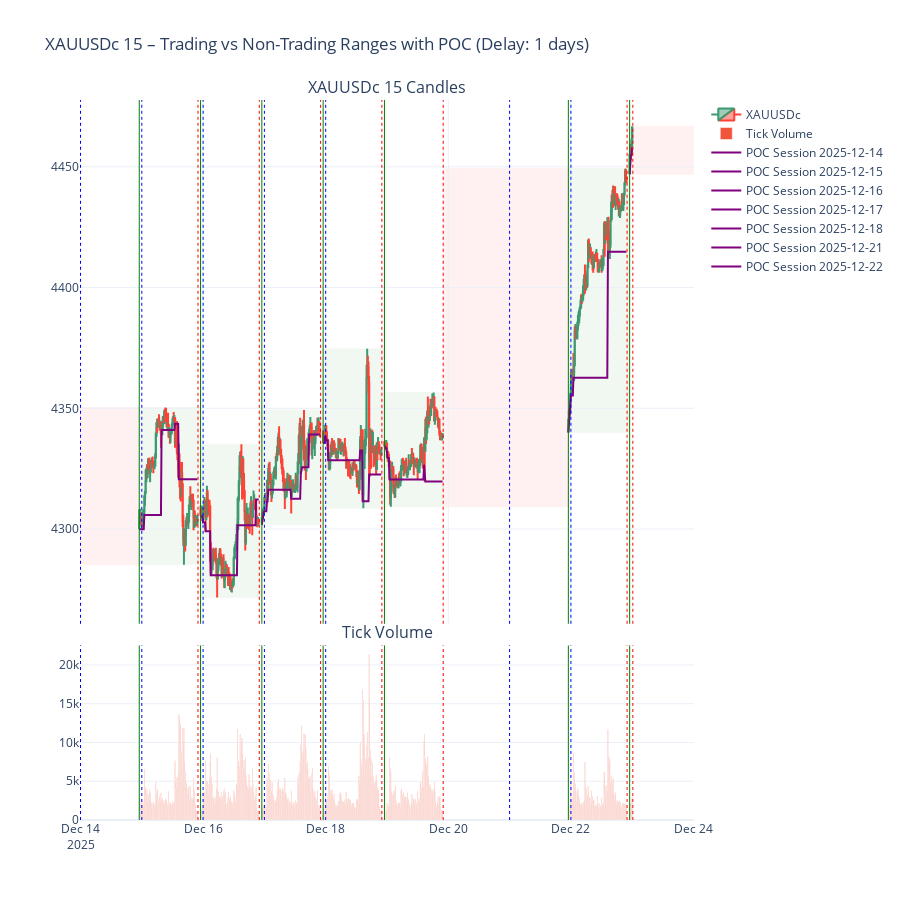

Notebook cell for this chart:
### Code cell
import MetaTrader5 as mt5
import pandas as pd
import pytz
from datetime import datetime, timedelta
from plotly.subplots import make_subplots
import plotly.graph_objects as go
import numpy as np

# -------------------------------------------------
# PARAMETERS
# -------------------------------------------------
symbol = "XAUUSDc"
timeframe = mt5.TIMEFRAME_M15   # can be any MT5 timeframe
lookback_days = 10              # number of days to look back
delay_days = 1                 # adjustable delay (days back from today)
utc_timezone = pytz.UTC

# -------------------------------------------------
# HELPER: Convert MT5 timeframe to timedelta
# -------------------------------------------------
def timeframe_to_timedelta(tf):
    mapping = {
        mt5.TIMEFRAME_M1: timedelta(minutes=1),
        mt5.TIMEFRAME_M2: timedelta(minutes=2),
        mt5.TIMEFRAME_M3: timedelta(minutes=3),
        mt5.TIMEFRAME_M4: timedelta(minutes=4),
        mt5.TIMEFRAME_M5: timedelta(minutes=5),
        mt5.TIMEFRAME_M6: timedelta(minutes=6),
        mt5.TIMEFRAME_M10: timedelta(minutes=10),
        mt5.TIMEFRAME_M12: timedelta(minutes=12),
        mt5.TIMEFRAME_M15: timedelta(minutes=15),
        mt5.TIMEFRAME_M20: timedelta(minutes=20),
        mt5.TIMEFRAME_M30: timedelta(minutes=30),
        mt5.TIMEFRAME_H1: timedelta(hours=1),
        mt5.TIMEFRAME_H2: timedelta(hours=2),
        mt5.TIMEFRAME_H3: timedelta(hours=3),
        mt5.TIMEFRAME_H4: timedelta(hours=4),
        mt5.TIMEFRAME_H6: timedelta(hours=6),
        mt5.TIMEFRAME_H8: timedelta(hours=8),
        mt5.TIMEFRAME_H12: timedelta(hours=12),
        mt5.TIMEFRAME_D1: timedelta(days=1),
        mt5.TIMEFRAME_W1: timedelta(weeks=1),
        mt5.TIMEFRAME_MN1: timedelta(days=30),
    }
    return mapping.get(tf, timedelta(hours=1))  # default 1 hour

# -------------------------------------------------
# INITIALIZE MT5
# -------------------------------------------------
if not mt5.initialize():
    raise RuntimeError(f"MT5 initialization failed: {mt5.last_error()}")

if not mt5.symbol_select(symbol, True):
    mt5.shutdown()
    raise RuntimeError(f"Symbol not available: {symbol}")

# -------------------------------------------------
# FETCH DATA RANGE WITH DELAY
# -------------------------------------------------
utc_now = datetime.now(utc_timezone).replace(hour=0, minute=0, second=0, microsecond=0)
utc_now -= timedelta(days=delay_days)  # shift to yesterday or adjustable delay
utc_from = utc_now - timedelta(days=lookback_days)  # lookback window

rates = mt5.copy_rates_range(symbol, timeframe, utc_from, utc_now)
mt5.shutdown()

if rates is None or len(rates) == 0:
    raise RuntimeError("No data returned from MT5")

df = pd.DataFrame(rates)
df["time"] = pd.to_datetime(df["time"], unit="s", utc=True)
df.set_index("time", inplace=True)
df.sort_index(inplace=True)

# -------------------------------------------------
# DETECT TRADING SESSIONS
# -------------------------------------------------
candle_delta = timeframe_to_timedelta(timeframe)
df["gap"] = df.index.to_series().diff() > candle_delta
df["session"] = df["gap"].cumsum()

trading_sessions = []
non_trading_gaps = []

# Trading sessions: consecutive candles
for session_id, group in df.groupby("session"):
    trading_sessions.append({
        "x0": group.index.min(),
        "x1": group.index.max() + candle_delta,  # include last candle
        "y0": group["low"].min(),
        "y1": group["high"].max(),
        "df": group  # store session dataframe for POC calculation
    })

# Non-trading gaps between sessions
for i in range(len(trading_sessions) - 1):
    gap_start = trading_sessions[i]["x1"]
    gap_end = trading_sessions[i + 1]["x0"]
    if gap_start < gap_end:
        non_trading_gaps.append({
            "x0": gap_start,
            "x1": gap_end,
            "y0": min(trading_sessions[i]["y0"], trading_sessions[i+1]["y0"]),
            "y1": max(trading_sessions[i]["y1"], trading_sessions[i+1]["y1"])
        })

# Gaps before first session and after last session
first_candle = trading_sessions[0]
last_candle = trading_sessions[-1]
day_start = datetime.combine(first_candle["x0"].date(), datetime.min.time()).replace(tzinfo=utc_timezone)
day_end = datetime.combine(last_candle["x1"].date(), datetime.max.time()).replace(tzinfo=utc_timezone)

if day_start < first_candle["x0"]:
    non_trading_gaps.insert(0, {"x0": day_start, "x1": first_candle["x0"], "y0": first_candle["y0"], "y1": first_candle["y1"]})
if last_candle["x1"] < day_end:
    non_trading_gaps.append({"x0": last_candle["x1"], "x1": day_end, "y0": last_candle["y0"], "y1": last_candle["y1"]})

# -------------------------------------------------
# PLOTLY FIGURE
# -------------------------------------------------
fig = make_subplots(
    rows=2,
    cols=1,
    shared_xaxes=True,
    vertical_spacing=0.03,
    row_heights=[0.75, 0.25],
    subplot_titles=(f"{symbol} {timeframe} Candles", "Tick Volume")
)

# Candlesticks
fig.add_trace(
    go.Candlestick(
        x=df.index,
        open=df["open"],
        high=df["high"],
        low=df["low"],
        close=df["close"],
        name=symbol
    ),
    row=1,
    col=1
)

# Tick volume
fig.add_trace(
    go.Bar(
        x=df.index,
        y=df["tick_volume"],
        name="Tick Volume"
    ),
    row=2,
    col=1
)

# Trading sessions (green rectangles)
for session in trading_sessions:
    fig.add_shape(
        type="rect",
        x0=session["x0"],
        x1=session["x1"],
        y0=session["y0"],
        y1=session["y1"],
        line=dict(color="green", width=1),
        fillcolor="green",
        opacity=0.05,
        layer="below"
    )

# Non-trading gaps (red rectangles)
for gap in non_trading_gaps:
    fig.add_shape(
        type="rect",
        x0=gap["x0"],
        x1=gap["x1"],
        y0=gap["y0"],
        y1=gap["y1"],
        line=dict(color="red", width=1),
        fillcolor="red",
        opacity=0.05,
        layer="below"
    )

# -------------------------------------------------
# VERTICAL LINES: session start, session end, 0:00 UTC (all panes)
# -------------------------------------------------
for session in trading_sessions:
    session_start = session["x0"]
    session_end = session["x1"]
    day_midnight = datetime.combine(session_start.date(), datetime.min.time()).replace(tzinfo=utc_timezone)

    fig.add_vline(x=day_midnight, line=dict(color="blue", width=1, dash="dot"), row="all", col=1)
    fig.add_vline(x=session_start, line=dict(color="green", width=1, dash="solid"), row="all", col=1)
    fig.add_vline(x=session_end, line=dict(color="red", width=1, dash="dot"), row="all", col=1)

# -------------------------------------------------
# DEVELOPING POC (Point of Control)
# -------------------------------------------------
for session in trading_sessions:
    sess_df = session["df"]
    poc_prices = []  # track developing POC
    poc_times = []

    # Compute cumulative tick volume per price level
    cumulative_volume = {}
    for idx, row in sess_df.iterrows():
        # approximate POC using candle high-low with tick volume distributed evenly
        price_levels = np.linspace(row["low"], row["high"], num=10)  # 10 levels per candle
        vol_per_level = row["tick_volume"] / len(price_levels)
        for price in price_levels:
            cumulative_volume[price] = cumulative_volume.get(price, 0) + vol_per_level
        # find current POC
        poc_price = max(cumulative_volume, key=cumulative_volume.get)
        poc_prices.append(poc_price)
        poc_times.append(idx)

    # Plot developing POC as line
    fig.add_trace(
        go.Scatter(
            x=poc_times,
            y=poc_prices,
            mode="lines",
            line=dict(color="purple", width=2),
            name=f"POC Session {session['x0'].date()}"
        ),
        row=1,
        col=1
    )

# -------------------------------------------------
# LAYOUT
# -------------------------------------------------
fig.update_layout(
    title=f"{symbol} {timeframe} – Trading vs Non-Trading Ranges with POC (Delay: {delay_days} days)",
    height=900,
    xaxis_rangeslider_visible=False,
    showlegend=True,
    template="plotly_white"
)

fig.show()

### Figure 1 — Plotly figure (JSON) as saved in the notebook; plotly's stock layout.template omitted (floating-point values rounded to 4 significant figures; data arrays with more than 128 entries replaced by an {"elided": "..."} marker saying what was removed)
{"data": [{"close": {"elided": "557 float values"}, "high": {"elided": "557 float values"}, "low": {"elided": "557 float values"}, "name": "XAUUSDc", "open": {"elided": "557 float values"}, "type": "candlestick", "x": {"elided": "557 str values"}, "xaxis": "x", "yaxis": "y"}, {"name": "Tick Volume", "type": "bar", "x": {"elided": "557 str values"}, "xaxis": "x2", "y": {"elided": "557 int values"}, "yaxis": "y2"}, {"line": {"color": "purple", "width": 2}, "mode": "lines", "name": "POC Session 2025-12-14", "type": "scatter", "x": ["2025-12-14T23:00:00+00:00", "2025-12-14T23:15:00+00:00", "2025-12-14T23:30:00+00:00", "2025-12-14T23:45:00+00:00", "2025-12-15T00:00:00+00:00", "2025-12-15T00:15:00+00:00", "2025-12-15T00:30:00+00:00", "2025-12-15T00:45:00+00:00", "2025-12-15T01:00:00+00:00", "2025-12-15T01:15:00+00:00", "2025-12-15T01:30:00+00:00", "2025-12-15T01:45:00+00:00", "2025-12-15T02:00:00+00:00", "2025-12-15T02:15:00+00:00", "2025-12-15T02:30:00+00:00", "2025-12-15T02:45:00+00:00", "2025-12-15T03:00:00+00:00", "2025-12-15T03:15:00+00:00", "2025-12-15T03:30:00+00:00", "2025-12-15T03:45:00+00:00", "2025-12-15T04:00:00+00:00", "2025-12-15T04:15:00+00:00", "2025-12-15T04:30:00+00:00", "2025-12-15T04:45:00+00:00", "2025-12-15T05:00:00+00:00", "2025-12-15T05:15:00+00:00", "2025-12-15T05:30:00+00:00", "2025-12-15T05:45:00+00:00", "2025-12-15T06:00:00+00:00", "2025-12-15T06:15:00+00:00", "2025-12-15T06:30:00+00:00", "2025-12-15T06:45:00+00:00", "2025-12-15T07:00:00+00:00", "2025-12-15T07:15:00+00:00", "2025-12-15T07:30:00+00:00", "2025-12-15T07:45:00+00:00", "2025-12-15T08:00:00+00:00", "2025-12-15T08:15:00+00:00", "2025-12-15T08:30:00+00:00", "2025-12-15T08:45:00+00:00", "2025-12-15T09:00:00+00:00", "2025-12-15T09:15:00+00:00", "2025-12-15T09:30:00+00:00", "2025-12-15T09:45:00+00:00", "2025-12-15T10:00:00+00:00", "2025-12-15T10:15:00+00:00", "2025-12-15T10:30:00+00:00", "2025-12-15T10:45:00+00:00", "2025-12-15T11:00:00+00:00", "2025-12-15T11:15:00+00:00", "2025-12-15T11:30:00+00:00", "2025-12-15T11:45:00+00:00", "2025-12-15T12:00:00+00:00", "2025-12-15T12:15:00+00:00", "2025-12-15T12:30:00+00:00", "2025-12-15T12:45:00+00:00", "2025-12-15T13:00:00+00:00", "2025-12-15T13:15:00+00:00", "2025-12-15T13:30:00+00:00", "2025-12-15T13:45:00+00:00", "2025-12-15T14:00:00+00:00", "2025-12-15T14:15:00+00:00", "2025-12-15T14:30:00+00:00", "2025-12-15T14:45:00+00:00", "2025-12-15T15:00:00+00:00", "2025-12-15T15:15:00+00:00", "2025-12-15T15:30:00+00:00", "2025-12-15T15:45:00+00:00", "2025-12-15T16:00:00+00:00", "2025-12-15T16:15:00+00:00", "2025-12-15T16:30:00+00:00", "2025-12-15T16:45:00+00:00", "2025-12-15T17:00:00+00:00", "2025-12-15T17:15:00+00:00", "2025-12-15T17:30:00+00:00", "2025-12-15T17:45:00+00:00", "2025-12-15T18:00:00+00:00", "2025-12-15T18:15:00+00:00", "2025-12-15T18:30:00+00:00", "2025-12-15T18:45:00+00:00", "2025-12-15T19:00:00+00:00", "2025-12-15T19:15:00+00:00", "2025-12-15T19:30:00+00:00", "2025-12-15T19:45:00+00:00", "2025-12-15T20:00:00+00:00", "2025-12-15T20:15:00+00:00", "2025-12-15T20:30:00+00:00", "2025-12-15T20:45:00+00:00", "2025-12-15T21:00:00+00:00", "2025-12-15T21:15:00+00:00", "2025-12-15T21:30:00+00:00", "2025-12-15T21:45:00+00:00"], "xaxis": "x", "y": [4300.0, 4300.0, 4300.0, 4300.0, 4300.0, 4300.0, 4300.0, 4300.0, 4306.0, 4306.0, 4306.0, 4306.0, 4306.0, 4306.0, 4306.0, 4306.0, 4306.0, 4306.0, 4306.0, 4306.0, 4306.0, 4306.0, 4306.0, 4306.0, 4306.0, 4306.0, 4306.0, 4306.0, 4306.0, 4306.0, 4306.0, 4306.0, 4306.0, 4306.0, 4306.0, 4341.0, 4341.0, 4341.0, 4341.0, 4341.0, 4341.0, 4341.0, 4341.0, 4341.0, 4341.0, 4341.0, 4341.0, 4341.0, 4341.0, 4341.0, 4341.0, 4341.0, 4341.0, 4341.0, 4341.0, 4341.0, 4344.0, 4344.0, 4344.0, 4344.0, 4344.0, 4344.0, 4321.0, 4321.0, 4321.0, 4321.0, 4321.0, 4321.0, 4321.0, 4321.0, 4321.0, 4321.0, 4321.0, 4321.0, 4321.0, 4321.0, 4321.0, 4321.0, 4321.0, 4321.0, 4321.0, 4321.0, 4321.0, 4321.0, 4321.0, 4321.0, 4321.0, 4321.0, 4321.0, 4321.0, 4321.0, 4321.0], "yaxis": "y"}, {"line": {"color": "purple", "width": 2}, "mode": "lines", "name": "POC Session 2025-12-15", "type": "scatter", "x": ["2025-12-15T23:00:00+00:00", "2025-12-15T23:15:00+00:00", "2025-12-15T23:30:00+00:00", "2025-12-15T23:45:00+00:00", "2025-12-16T00:00:00+00:00", "2025-12-16T00:15:00+00:00", "2025-12-16T00:30:00+00:00", "2025-12-16T00:45:00+00:00", "2025-12-16T01:00:00+00:00", "2025-12-16T01:15:00+00:00", "2025-12-16T01:30:00+00:00", "2025-12-16T01:45:00+00:00", "2025-12-16T02:00:00+00:00", "2025-12-16T02:15:00+00:00", "2025-12-16T02:30:00+00:00", "2025-12-16T02:45:00+00:00", "2025-12-16T03:00:00+00:00", "2025-12-16T03:15:00+00:00", "2025-12-16T03:30:00+00:00", "2025-12-16T03:45:00+00:00", "2025-12-16T04:00:00+00:00", "2025-12-16T04:15:00+00:00", "2025-12-16T04:30:00+00:00", "2025-12-16T04:45:00+00:00", "2025-12-16T05:00:00+00:00", "2025-12-16T05:15:00+00:00", "2025-12-16T05:30:00+00:00", "2025-12-16T05:45:00+00:00", "2025-12-16T06:00:00+00:00", "2025-12-16T06:15:00+00:00", "2025-12-16T06:30:00+00:00", "2025-12-16T06:45:00+00:00", "2025-12-16T07:00:00+00:00", "2025-12-16T07:15:00+00:00", "2025-12-16T07:30:00+00:00", "2025-12-16T07:45:00+00:00", "2025-12-16T08:00:00+00:00", "2025-12-16T08:15:00+00:00", "2025-12-16T08:30:00+00:00", "2025-12-16T08:45:00+00:00", "2025-12-16T09:00:00+00:00", "2025-12-16T09:15:00+00:00", "2025-12-16T09:30:00+00:00", "2025-12-16T09:45:00+00:00", "2025-12-16T10:00:00+00:00", "2025-12-16T10:15:00+00:00", "2025-12-16T10:30:00+00:00", "2025-12-16T10:45:00+00:00", "2025-12-16T11:00:00+00:00", "2025-12-16T11:15:00+00:00", "2025-12-16T11:30:00+00:00", "2025-12-16T11:45:00+00:00", "2025-12-16T12:00:00+00:00", "2025-12-16T12:15:00+00:00", "2025-12-16T12:30:00+00:00", "2025-12-16T12:45:00+00:00", "2025-12-16T13:00:00+00:00", "2025-12-16T13:15:00+00:00", "2025-12-16T13:30:00+00:00", "2025-12-16T13:45:00+00:00", "2025-12-16T14:00:00+00:00", "2025-12-16T14:15:00+00:00", "2025-12-16T14:30:00+00:00", "2025-12-16T14:45:00+00:00", "2025-12-16T15:00:00+00:00", "2025-12-16T15:15:00+00:00", "2025-12-16T15:30:00+00:00", "2025-12-16T15:45:00+00:00", "2025-12-16T16:00:00+00:00", "2025-12-16T16:15:00+00:00", "2025-12-16T16:30:00+00:00", "2025-12-16T16:45:00+00:00", "2025-12-16T17:00:00+00:00", "2025-12-16T17:15:00+00:00", "2025-12-16T17:30:00+00:00", "2025-12-16T17:45:00+00:00", "2025-12-16T18:00:00+00:00", "2025-12-16T18:15:00+00:00", "2025-12-16T18:30:00+00:00", "2025-12-16T18:45:00+00:00", "2025-12-16T19:00:00+00:00", "2025-12-16T19:15:00+00:00", "2025-12-16T19:30:00+00:00", "2025-12-16T19:45:00+00:00", "2025-12-16T20:00:00+00:00", "2025-12-16T20:15:00+00:00", "2025-12-16T20:30:00+00:00", "2025-12-16T20:45:00+00:00", "2025-12-16T21:00:00+00:00", "2025-12-16T21:15:00+00:00", "2025-12-16T21:30:00+00:00", "2025-12-16T21:45:00+00:00"], "xaxis": "x", "y": [4305.0, 4305.0, 4305.0, 4305.0, 4303.0, 4303.0, 4303.0, 4303.0, 4299.0, 4299.0, 4299.0, 4299.0, 4299.0, 4299.0, 4299.0, 4299.0, 4281.0, 4281.0, 4281.0, 4281.0, 4281.0, 4281.0, 4281.0, 4281.0, 4281.0, 4281.0, 4281.0, 4281.0, 4281.0, 4281.0, 4281.0, 4281.0, 4281.0, 4281.0, 4281.0, 4281.0, 4281.0, 4281.0, 4281.0, 4281.0, 4281.0, 4281.0, 4281.0, 4281.0, 4281.0, 4281.0, 4281.0, 4281.0, 4281.0, 4281.0, 4281.0, 4281.0, 4281.0, 4281.0, 4281.0, 4281.0, 4281.0, 4281.0, 4302.0, 4302.0, 4302.0, 4302.0, 4302.0, 4302.0, 4302.0, 4302.0, 4302.0, 4302.0, 4302.0, 4302.0, 4302.0, 4302.0, 4302.0, 4302.0, 4302.0, 4302.0, 4302.0, 4302.0, 4302.0, 4302.0, 4302.0, 4302.0, 4302.0, 4302.0, 4302.0, 4302.0, 4302.0, 4312.0, 4312.0, 4312.0, 4312.0, 4312.0], "yaxis": "y"}, {"line": {"color": "purple", "width": 2}, "mode": "lines", "name": "POC Session 2025-12-16", "type": "scatter", "x": ["2025-12-16T23:00:00+00:00", "2025-12-16T23:15:00+00:00", "2025-12-16T23:30:00+00:00", "2025-12-16T23:45:00+00:00", "2025-12-17T00:00:00+00:00", "2025-12-17T00:15:00+00:00", "2025-12-17T00:30:00+00:00", "2025-12-17T00:45:00+00:00", "2025-12-17T01:00:00+00:00", "2025-12-17T01:15:00+00:00", "2025-12-17T01:30:00+00:00", "2025-12-17T01:45:00+00:00", "2025-12-17T02:00:00+00:00", "2025-12-17T02:15:00+00:00", "2025-12-17T02:30:00+00:00", "2025-12-17T02:45:00+00:00", "2025-12-17T03:00:00+00:00", "2025-12-17T03:15:00+00:00", "2025-12-17T03:30:00+00:00", "2025-12-17T03:45:00+00:00", "2025-12-17T04:00:00+00:00", "2025-12-17T04:15:00+00:00", "2025-12-17T04:30:00+00:00", "2025-12-17T04:45:00+00:00", "2025-12-17T05:00:00+00:00", "2025-12-17T05:15:00+00:00", "2025-12-17T05:30:00+00:00", "2025-12-17T05:45:00+00:00", "2025-12-17T06:00:00+00:00", "2025-12-17T06:15:00+00:00", "2025-12-17T06:30:00+00:00", "2025-12-17T06:45:00+00:00", "2025-12-17T07:00:00+00:00", "2025-12-17T07:15:00+00:00", "2025-12-17T07:30:00+00:00", "2025-12-17T07:45:00+00:00", "2025-12-17T08:00:00+00:00", "2025-12-17T08:15:00+00:00", "2025-12-17T08:30:00+00:00", "2025-12-17T08:45:00+00:00", "2025-12-17T09:00:00+00:00", "2025-12-17T09:15:00+00:00", "2025-12-17T09:30:00+00:00", "2025-12-17T09:45:00+00:00", "2025-12-17T10:00:00+00:00", "2025-12-17T10:15:00+00:00", "2025-12-17T10:30:00+00:00", "2025-12-17T10:45:00+00:00", "2025-12-17T11:00:00+00:00", "2025-12-17T11:15:00+00:00", "2025-12-17T11:30:00+00:00", "2025-12-17T11:45:00+00:00", "2025-12-17T12:00:00+00:00", "2025-12-17T12:15:00+00:00", "2025-12-17T12:30:00+00:00", "2025-12-17T12:45:00+00:00", "2025-12-17T13:00:00+00:00", "2025-12-17T13:15:00+00:00", "2025-12-17T13:30:00+00:00", "2025-12-17T13:45:00+00:00", "2025-12-17T14:00:00+00:00", "2025-12-17T14:15:00+00:00", "2025-12-17T14:30:00+00:00", "2025-12-17T14:45:00+00:00", "2025-12-17T15:00:00+00:00", "2025-12-17T15:15:00+00:00", "2025-12-17T15:30:00+00:00", "2025-12-17T15:45:00+00:00", "2025-12-17T16:00:00+00:00", "2025-12-17T16:15:00+00:00", "2025-12-17T16:30:00+00:00", "2025-12-17T16:45:00+00:00", "2025-12-17T17:00:00+00:00", "2025-12-17T17:15:00+00:00", "2025-12-17T17:30:00+00:00", "2025-12-17T17:45:00+00:00", "2025-12-17T18:00:00+00:00", "2025-12-17T18:15:00+00:00", "2025-12-17T18:30:00+00:00", "2025-12-17T18:45:00+00:00", "2025-12-17T19:00:00+00:00", "2025-12-17T19:15:00+00:00", "2025-12-17T19:30:00+00:00", "2025-12-17T19:45:00+00:00", "2025-12-17T20:00:00+00:00", "2025-12-17T20:15:00+00:00", "2025-12-17T20:30:00+00:00", "2025-12-17T20:45:00+00:00", "2025-12-17T21:00:00+00:00", "2025-12-17T21:15:00+00:00", "2025-12-17T21:30:00+00:00", "2025-12-17T21:45:00+00:00"], "xaxis": "x", "y": [4302.0, 4304.0, 4304.0, 4307.0, 4307.0, 4307.0, 4307.0, 4307.0, 4311.0, 4311.0, 4316.0, 4316.0, 4316.0, 4316.0, 4316.0, 4316.0, 4316.0, 4316.0, 4316.0, 4316.0, 4316.0, 4316.0, 4316.0, 4316.0, 4316.0, 4316.0, 4316.0, 4316.0, 4316.0, 4316.0, 4316.0, 4316.0, 4316.0, 4316.0, 4316.0, 4316.0, 4316.0, 4316.0, 4316.0, 4316.0, 4316.0, 4316.0, 4316.0, 4316.0, 4316.0, 4316.0, 4313.0, 4313.0, 4313.0, 4313.0, 4313.0, 4313.0, 4313.0, 4313.0, 4313.0, 4313.0, 4313.0, 4313.0, 4313.0, 4313.0, 4313.0, 4323.0, 4326.0, 4326.0, 4326.0, 4326.0, 4326.0, 4326.0, 4326.0, 4326.0, 4326.0, 4326.0, 4326.0, 4326.0, 4339.0, 4339.0, 4339.0, 4339.0, 4339.0, 4339.0, 4339.0, 4339.0, 4339.0, 4339.0, 4339.0, 4339.0, 4339.0, 4339.0, 4339.0, 4339.0, 4339.0, 4339.0], "yaxis": "y"}, {"line": {"color": "purple", "width": 2}, "mode": "lines", "name": "POC Session 2025-12-17", "type": "scatter", "x": ["2025-12-17T23:00:00+00:00", "2025-12-17T23:15:00+00:00", "2025-12-17T23:30:00+00:00", "2025-12-17T23:45:00+00:00", "2025-12-18T00:00:00+00:00", "2025-12-18T00:15:00+00:00", "2025-12-18T00:30:00+00:00", "2025-12-18T00:45:00+00:00", "2025-12-18T01:00:00+00:00", "2025-12-18T01:15:00+00:00", "2025-12-18T01:30:00+00:00", "2025-12-18T01:45:00+00:00", "2025-12-18T02:00:00+00:00", "2025-12-18T02:15:00+00:00", "2025-12-18T02:30:00+00:00", "2025-12-18T02:45:00+00:00", "2025-12-18T03:00:00+00:00", "2025-12-18T03:15:00+00:00", "2025-12-18T03:30:00+00:00", "2025-12-18T03:45:00+00:00", "2025-12-18T04:00:00+00:00", "2025-12-18T04:15:00+00:00", "2025-12-18T04:30:00+00:00", "2025-12-18T04:45:00+00:00", "2025-12-18T05:00:00+00:00", "2025-12-18T05:15:00+00:00", "2025-12-18T05:30:00+00:00", "2025-12-18T05:45:00+00:00", "2025-12-18T06:00:00+00:00", "2025-12-18T06:15:00+00:00", "2025-12-18T06:30:00+00:00", "2025-12-18T06:45:00+00:00", "2025-12-18T07:00:00+00:00", "2025-12-18T07:15:00+00:00", "2025-12-18T07:30:00+00:00", "2025-12-18T07:45:00+00:00", "2025-12-18T08:00:00+00:00", "2025-12-18T08:15:00+00:00", "2025-12-18T08:30:00+00:00", "2025-12-18T08:45:00+00:00", "2025-12-18T09:00:00+00:00", "2025-12-18T09:15:00+00:00", "2025-12-18T09:30:00+00:00", "2025-12-18T09:45:00+00:00", "2025-12-18T10:00:00+00:00", "2025-12-18T10:15:00+00:00", "2025-12-18T10:30:00+00:00", "2025-12-18T10:45:00+00:00", "2025-12-18T11:00:00+00:00", "2025-12-18T11:15:00+00:00", "2025-12-18T11:30:00+00:00", "2025-12-18T11:45:00+00:00", "2025-12-18T12:00:00+00:00", "2025-12-18T12:15:00+00:00", "2025-12-18T12:30:00+00:00", "2025-12-18T12:45:00+00:00", "2025-12-18T13:00:00+00:00", "2025-12-18T13:15:00+00:00", "2025-12-18T13:30:00+00:00", "2025-12-18T13:45:00+00:00", "2025-12-18T14:00:00+00:00", "2025-12-18T14:15:00+00:00", "2025-12-18T14:30:00+00:00", "2025-12-18T14:45:00+00:00", "2025-12-18T15:00:00+00:00", "2025-12-18T15:15:00+00:00", "2025-12-18T15:30:00+00:00", "2025-12-18T15:45:00+00:00", "2025-12-18T16:00:00+00:00", "2025-12-18T16:15:00+00:00", "2025-12-18T16:30:00+00:00", "2025-12-18T16:45:00+00:00", "2025-12-18T17:00:00+00:00", "2025-12-18T17:15:00+00:00", "2025-12-18T17:30:00+00:00", "2025-12-18T17:45:00+00:00", "2025-12-18T18:00:00+00:00", "2025-12-18T18:15:00+00:00", "2025-12-18T18:30:00+00:00", "2025-12-18T18:45:00+00:00", "2025-12-18T19:00:00+00:00", "2025-12-18T19:15:00+00:00", "2025-12-18T19:30:00+00:00", "2025-12-18T19:45:00+00:00", "2025-12-18T20:00:00+00:00", "2025-12-18T20:15:00+00:00", "2025-12-18T20:30:00+00:00", "2025-12-18T20:45:00+00:00", "2025-12-18T21:00:00+00:00", "2025-12-18T21:15:00+00:00", "2025-12-18T21:30:00+00:00", "2025-12-18T21:45:00+00:00"], "xaxis": "x", "y": [4336.0, 4336.0, 4336.0, 4339.0, 4337.0, 4337.0, 4337.0, 4337.0, 4328.0, 4328.0, 4328.0, 4328.0, 4328.0, 4328.0, 4328.0, 4328.0, 4328.0, 4328.0, 4328.0, 4328.0, 4328.0, 4328.0, 4328.0, 4328.0, 4328.0, 4328.0, 4328.0, 4328.0, 4328.0, 4328.0, 4328.0, 4328.0, 4328.0, 4328.0, 4328.0, 4328.0, 4328.0, 4328.0, 4328.0, 4328.0, 4328.0, 4328.0, 4328.0, 4328.0, 4328.0, 4328.0, 4328.0, 4328.0, 4328.0, 4328.0, 4328.0, 4328.0, 4328.0, 4328.0, 4328.0, 4328.0, 4328.0, 4328.0, 4333.0, 4333.0, 4333.0, 4333.0, 4312.0, 4312.0, 4312.0, 4312.0, 4312.0, 4312.0, 4312.0, 4312.0, 4312.0, 4312.0, 4323.0, 4323.0, 4323.0, 4323.0, 4323.0, 4323.0, 4323.0, 4323.0, 4323.0, 4323.0, 4323.0, 4323.0, 4323.0, 4323.0, 4323.0, 4323.0, 4323.0, 4323.0, 4323.0, 4323.0], "yaxis": "y"}, {"line": {"color": "purple", "width": 2}, "mode": "lines", "name": "POC Session 2025-12-18", "type": "scatter", "x": ["2025-12-18T23:00:00+00:00", "2025-12-18T23:15:00+00:00", "2025-12-18T23:30:00+00:00", "2025-12-18T23:45:00+00:00", "2025-12-19T00:00:00+00:00", "2025-12-19T00:15:00+00:00", "2025-12-19T00:30:00+00:00", "2025-12-19T00:45:00+00:00", "2025-12-19T01:00:00+00:00", "2025-12-19T01:15:00+00:00", "2025-12-19T01:30:00+00:00", "2025-12-19T01:45:00+00:00", "2025-12-19T02:00:00+00:00", "2025-12-19T02:15:00+00:00", "2025-12-19T02:30:00+00:00", "2025-12-19T02:45:00+00:00", "2025-12-19T03:00:00+00:00", "2025-12-19T03:15:00+00:00", "2025-12-19T03:30:00+00:00", "2025-12-19T03:45:00+00:00", "2025-12-19T04:00:00+00:00", "2025-12-19T04:15:00+00:00", "2025-12-19T04:30:00+00:00", "2025-12-19T04:45:00+00:00", "2025-12-19T05:00:00+00:00", "2025-12-19T05:15:00+00:00", "2025-12-19T05:30:00+00:00", "2025-12-19T05:45:00+00:00", "2025-12-19T06:00:00+00:00", "2025-12-19T06:15:00+00:00", "2025-12-19T06:30:00+00:00", "2025-12-19T06:45:00+00:00", "2025-12-19T07:00:00+00:00", "2025-12-19T07:15:00+00:00", "2025-12-19T07:30:00+00:00", "2025-12-19T07:45:00+00:00", "2025-12-19T08:00:00+00:00", "2025-12-19T08:15:00+00:00", "2025-12-19T08:30:00+00:00", "2025-12-19T08:45:00+00:00", "2025-12-19T09:00:00+00:00", "2025-12-19T09:15:00+00:00", "2025-12-19T09:30:00+00:00", "2025-12-19T09:45:00+00:00", "2025-12-19T10:00:00+00:00", "2025-12-19T10:15:00+00:00", "2025-12-19T10:30:00+00:00", "2025-12-19T10:45:00+00:00", "2025-12-19T11:00:00+00:00", "2025-12-19T11:15:00+00:00", "2025-12-19T11:30:00+00:00", "2025-12-19T11:45:00+00:00", "2025-12-19T12:00:00+00:00", "2025-12-19T12:15:00+00:00", "2025-12-19T12:30:00+00:00", "2025-12-19T12:45:00+00:00", "2025-12-19T13:00:00+00:00", "2025-12-19T13:15:00+00:00", "2025-12-19T13:30:00+00:00", "2025-12-19T13:45:00+00:00", "2025-12-19T14:00:00+00:00", "2025-12-19T14:15:00+00:00", "2025-12-19T14:30:00+00:00", "2025-12-19T14:45:00+00:00", "2025-12-19T15:00:00+00:00", "2025-12-19T15:15:00+00:00", "2025-12-19T15:30:00+00:00", "2025-12-19T15:45:00+00:00", "2025-12-19T16:00:00+00:00", "2025-12-19T16:15:00+00:00", "2025-12-19T16:30:00+00:00", "2025-12-19T16:45:00+00:00", "2025-12-19T17:00:00+00:00", "2025-12-19T17:15:00+00:00", "2025-12-19T17:30:00+00:00", "2025-12-19T17:45:00+00:00", "2025-12-19T18:00:00+00:00", "2025-12-19T18:15:00+00:00", "2025-12-19T18:30:00+00:00", "2025-12-19T18:45:00+00:00", "2025-12-19T19:00:00+00:00", "2025-12-19T19:15:00+00:00", "2025-12-19T19:30:00+00:00", "2025-12-19T19:45:00+00:00", "2025-12-19T20:00:00+00:00", "2025-12-19T20:15:00+00:00", "2025-12-19T20:30:00+00:00", "2025-12-19T20:45:00+00:00", "2025-12-19T21:00:00+00:00", "2025-12-19T21:15:00+00:00", "2025-12-19T21:30:00+00:00", "2025-12-19T21:45:00+00:00"], "xaxis": "x", "y": [4335.0, 4334.0, 4333.0, 4334.0, 4329.0, 4329.0, 4329.0, 4329.0, 4320.0, 4320.0, 4320.0, 4320.0, 4320.0, 4320.0, 4320.0, 4320.0, 4320.0, 4320.0, 4320.0, 4320.0, 4320.0, 4320.0, 4320.0, 4320.0, 4320.0, 4320.0, 4320.0, 4320.0, 4320.0, 4320.0, 4320.0, 4320.0, 4320.0, 4320.0, 4320.0, 4320.0, 4320.0, 4320.0, 4320.0, 4320.0, 4320.0, 4320.0, 4320.0, 4320.0, 4320.0, 4320.0, 4320.0, 4320.0, 4320.0, 4320.0, 4320.0, 4320.0, 4320.0, 4320.0, 4320.0, 4320.0, 4320.0, 4320.0, 4320.0, 4320.0, 4320.0, 4320.0, 4327.0, 4320.0, 4320.0, 4320.0, 4320.0, 4320.0, 4320.0, 4320.0, 4320.0, 4320.0, 4320.0, 4320.0, 4320.0, 4320.0, 4320.0, 4320.0, 4320.0, 4320.0, 4320.0, 4320.0, 4320.0, 4320.0, 4320.0, 4320.0, 4320.0, 4320.0, 4320.0, 4320.0, 4320.0, 4320.0], "yaxis": "y"}, {"line": {"color": "purple", "width": 2}, "mode": "lines", "name": "POC Session 2025-12-21", "type": "scatter", "x": ["2025-12-21T23:00:00+00:00", "2025-12-21T23:15:00+00:00", "2025-12-21T23:30:00+00:00", "2025-12-21T23:45:00+00:00", "2025-12-22T00:00:00+00:00", "2025-12-22T00:15:00+00:00", "2025-12-22T00:30:00+00:00", "2025-12-22T00:45:00+00:00", "2025-12-22T01:00:00+00:00", "2025-12-22T01:15:00+00:00", "2025-12-22T01:30:00+00:00", "2025-12-22T01:45:00+00:00", "2025-12-22T02:00:00+00:00", "2025-12-22T02:15:00+00:00", "2025-12-22T02:30:00+00:00", "2025-12-22T02:45:00+00:00", "2025-12-22T03:00:00+00:00", "2025-12-22T03:15:00+00:00", "2025-12-22T03:30:00+00:00", "2025-12-22T03:45:00+00:00", "2025-12-22T04:00:00+00:00", "2025-12-22T04:15:00+00:00", "2025-12-22T04:30:00+00:00", "2025-12-22T04:45:00+00:00", "2025-12-22T05:00:00+00:00", "2025-12-22T05:15:00+00:00", "2025-12-22T05:30:00+00:00", "2025-12-22T05:45:00+00:00", "2025-12-22T06:00:00+00:00", "2025-12-22T06:15:00+00:00", "2025-12-22T06:30:00+00:00", "2025-12-22T06:45:00+00:00", "2025-12-22T07:00:00+00:00", "2025-12-22T07:15:00+00:00", "2025-12-22T07:30:00+00:00", "2025-12-22T07:45:00+00:00", "2025-12-22T08:00:00+00:00", "2025-12-22T08:15:00+00:00", "2025-12-22T08:30:00+00:00", "2025-12-22T08:45:00+00:00", "2025-12-22T09:00:00+00:00", "2025-12-22T09:15:00+00:00", "2025-12-22T09:30:00+00:00", "2025-12-22T09:45:00+00:00", "2025-12-22T10:00:00+00:00", "2025-12-22T10:15:00+00:00", "2025-12-22T10:30:00+00:00", "2025-12-22T10:45:00+00:00", "2025-12-22T11:00:00+00:00", "2025-12-22T11:15:00+00:00", "2025-12-22T11:30:00+00:00", "2025-12-22T11:45:00+00:00", "2025-12-22T12:00:00+00:00", "2025-12-22T12:15:00+00:00", "2025-12-22T12:30:00+00:00", "2025-12-22T12:45:00+00:00", "2025-12-22T13:00:00+00:00", "2025-12-22T13:15:00+00:00", "2025-12-22T13:30:00+00:00", "2025-12-22T13:45:00+00:00", "2025-12-22T14:00:00+00:00", "2025-12-22T14:15:00+00:00", "2025-12-22T14:30:00+00:00", "2025-12-22T14:45:00+00:00", "2025-12-22T15:00:00+00:00", "2025-12-22T15:15:00+00:00", "2025-12-22T15:30:00+00:00", "2025-12-22T15:45:00+00:00", "2025-12-22T16:00:00+00:00", "2025-12-22T16:15:00+00:00", "2025-12-22T16:30:00+00:00", "2025-12-22T16:45:00+00:00", "2025-12-22T17:00:00+00:00", "2025-12-22T17:15:00+00:00", "2025-12-22T17:30:00+00:00", "2025-12-22T17:45:00+00:00", "2025-12-22T18:00:00+00:00", "2025-12-22T18:15:00+00:00", "2025-12-22T18:30:00+00:00", "2025-12-22T18:45:00+00:00", "2025-12-22T19:00:00+00:00", "2025-12-22T19:15:00+00:00", "2025-12-22T19:30:00+00:00", "2025-12-22T19:45:00+00:00", "2025-12-22T20:00:00+00:00", "2025-12-22T20:15:00+00:00", "2025-12-22T20:30:00+00:00", "2025-12-22T20:45:00+00:00", "2025-12-22T21:00:00+00:00", "2025-12-22T21:15:00+00:00", "2025-12-22T21:30:00+00:00", "2025-12-22T21:45:00+00:00"], "xaxis": "x", "y": [4340.0, 4344.0, 4344.0, 4348.0, 4355.0, 4355.0, 4355.0, 4355.0, 4363.0, 4363.0, 4363.0, 4363.0, 4363.0, 4363.0, 4363.0, 4363.0, 4363.0, 4363.0, 4363.0, 4363.0, 4363.0, 4363.0, 4363.0, 4363.0, 4363.0, 4363.0, 4363.0, 4363.0, 4363.0, 4363.0, 4363.0, 4363.0, 4363.0, 4363.0, 4363.0, 4363.0, 4363.0, 4363.0, 4363.0, 4363.0, 4363.0, 4363.0, 4363.0, 4363.0, 4363.0, 4363.0, 4363.0, 4363.0, 4363.0, 4363.0, 4363.0, 4363.0, 4363.0, 4363.0, 4363.0, 4363.0, 4363.0, 4363.0, 4363.0, 4363.0, 4363.0, 4363.0, 4415.0, 4415.0, 4415.0, 4415.0, 4415.0, 4415.0, 4415.0, 4415.0, 4415.0, 4415.0, 4415.0, 4415.0, 4415.0, 4415.0, 4415.0, 4415.0, 4415.0, 4415.0, 4415.0, 4415.0, 4415.0, 4415.0, 4415.0, 4415.0, 4415.0, 4415.0, 4415.0, 4415.0, 4415.0, 4415.0], "yaxis": "y"}, {"line": {"color": "purple", "width": 2}, "mode": "lines", "name": "POC Session 2025-12-22", "type": "scatter", "x": ["2025-12-22T23:00:00+00:00", "2025-12-22T23:15:00+00:00", "2025-12-22T23:30:00+00:00", "2025-12-22T23:45:00+00:00", "2025-12-23T00:00:00+00:00"], "xaxis": "x", "y": [4447.0, 4455.0, 4455.0, 4455.0, 4458.0], "yaxis": "y"}], "layout": {"annotations": [{"font": {"size": 16}, "showarrow": false, "text": "XAUUSDc 15 Candles", "x": 0.5, "xanchor": "center", "xref": "paper", "y": 1, "yanchor": "bottom", "yref": "paper"}, {"font": {"size": 16}, "showarrow": false, "text": "Tick Volume", "x": 0.5, "xanchor": "center", "xref": "paper", "y": 0.2425, "yanchor": "bottom", "yref": "paper"}], "height": 900, "shapes": [{"fillcolor": "green", "layer": "below", "line": {"color": "green", "width": 1}, "opacity": 0.05, "type": "rect", "x0": "2025-12-14T23:00:00+00:00", "x1": "2025-12-15T22:00:00+00:00", "y0": 4285.0, "y1": 4350.0}, {"fillcolor": "green", "layer": "below", "line": {"color": "green", "width": 1}, "opacity": 0.05, "type": "rect", "x0": "2025-12-15T23:00:00+00:00", "x1": "2025-12-16T22:00:00+00:00", "y0": 4272.0, "y1": 4335.0}, {"fillcolor": "green", "layer": "below", "line": {"color": "green", "width": 1}, "opacity": 0.05, "type": "rect", "x0": "2025-12-16T23:00:00+00:00", "x1": "2025-12-17T22:00:00+00:00", "y0": 4302.0, "y1": 4349.0}, {"fillcolor": "green", "layer": "below", "line": {"color": "green", "width": 1}, "opacity": 0.05, "type": "rect", "x0": "2025-12-17T23:00:00+00:00", "x1": "2025-12-18T22:00:00+00:00", "y0": 4309.0, "y1": 4375.0}, {"fillcolor": "green", "layer": "below", "line": {"color": "green", "width": 1}, "opacity": 0.05, "type": "rect", "x0": "2025-12-18T23:00:00+00:00", "x1": "2025-12-19T22:00:00+00:00", "y0": 4309.0, "y1": 4357.0}, {"fillcolor": "green", "layer": "below", "line": {"color": "green", "width": 1}, "opacity": 0.05, "type": "rect", "x0": "2025-12-21T23:00:00+00:00", "x1": "2025-12-22T22:00:00+00:00", "y0": 4340.0, "y1": 4449.0}, {"fillcolor": "green", "layer": "below", "line": {"color": "green", "width": 1}, "opacity": 0.05, "type": "rect", "x0": "2025-12-22T23:00:00+00:00", "x1": "2025-12-23T00:15:00+00:00", "y0": 4447.0, "y1": 4467.0}, {"fillcolor": "red", "layer": "below", "line": {"color": "red", "width": 1}, "opacity": 0.05, "type": "rect", "x0": "2025-12-14T00:00:00+00:00", "x1": "2025-12-14T23:00:00+00:00", "y0": 4285.0, "y1": 4350.0}, {"fillcolor": "red", "layer": "below", "line": {"color": "red", "width": 1}, "opacity": 0.05, "type": "rect", "x0": "2025-12-15T22:00:00+00:00", "x1": "2025-12-15T23:00:00+00:00", "y0": 4272.0, "y1": 4350.0}, {"fillcolor": "red", "layer": "below", "line": {"color": "red", "width": 1}, "opacity": 0.05, "type": "rect", "x0": "2025-12-16T22:00:00+00:00", "x1": "2025-12-16T23:00:00+00:00", "y0": 4272.0, "y1": 4349.0}, {"fillcolor": "red", "layer": "below", "line": {"color": "red", "width": 1}, "opacity": 0.05, "type": "rect", "x0": "2025-12-17T22:00:00+00:00", "x1": "2025-12-17T23:00:00+00:00", "y0": 4302.0, "y1": 4375.0}, {"fillcolor": "red", "layer": "below", "line": {"color": "red", "width": 1}, "opacity": 0.05, "type": "rect", "x0": "2025-12-18T22:00:00+00:00", "x1": "2025-12-18T23:00:00+00:00", "y0": 4309.0, "y1": 4375.0}, {"fillcolor": "red", "layer": "below", "line": {"color": "red", "width": 1}, "opacity": 0.05, "type": "rect", "x0": "2025-12-19T22:00:00+00:00", "x1": "2025-12-21T23:00:00+00:00", "y0": 4309.0, "y1": 4449.0}, {"fillcolor": "red", "layer": "below", "line": {"color": "red", "width": 1}, "opacity": 0.05, "type": "rect", "x0": "2025-12-22T22:00:00+00:00", "x1": "2025-12-22T23:00:00+00:00", "y0": 4340.0, "y1": 4467.0}, {"fillcolor": "red", "layer": "below", "line": {"color": "red", "width": 1}, "opacity": 0.05, "type": "rect", "x0": "2025-12-23T00:15:00+00:00", "x1": "2025-12-23T23:59:59.999999+00:00", "y0": 4447.0, "y1": 4467.0}, {"line": {"color": "blue", "dash": "dot", "width": 1}, "type": "line", "x0": "2025-12-14T00:00:00+00:00", "x1": "2025-12-14T00:00:00+00:00", "xref": "x", "y0": 0, "y1": 1, "yref": "y domain"}, {"line": {"color": "blue", "dash": "dot", "width": 1}, "type": "line", "x0": "2025-12-14T00:00:00+00:00", "x1": "2025-12-14T00:00:00+00:00", "xref": "x2", "y0": 0, "y1": 1, "yref": "y2 domain"}, {"line": {"color": "green", "dash": "solid", "width": 1}, "type": "line", "x0": "2025-12-14T23:00:00+00:00", "x1": "2025-12-14T23:00:00+00:00", "xref": "x", "y0": 0, "y1": 1, "yref": "y domain"}, {"line": {"color": "green", "dash": "solid", "width": 1}, "type": "line", "x0": "2025-12-14T23:00:00+00:00", "x1": "2025-12-14T23:00:00+00:00", "xref": "x2", "y0": 0, "y1": 1, "yref": "y2 domain"}, {"line": {"color": "red", "dash": "dot", "width": 1}, "type": "line", "x0": "2025-12-15T22:00:00+00:00", "x1": "2025-12-15T22:00:00+00:00", "xref": "x", "y0": 0, "y1": 1, "yref": "y domain"}, {"line": {"color": "red", "dash": "dot", "width": 1}, "type": "line", "x0": "2025-12-15T22:00:00+00:00", "x1": "2025-12-15T22:00:00+00:00", "xref": "x2", "y0": 0, "y1": 1, "yref": "y2 domain"}, {"line": {"color": "blue", "dash": "dot", "width": 1}, "type": "line", "x0": "2025-12-15T00:00:00+00:00", "x1": "2025-12-15T00:00:00+00:00", "xref": "x", "y0": 0, "y1": 1, "yref": "y domain"}, {"line": {"color": "blue", "dash": "dot", "width": 1}, "type": "line", "x0": "2025-12-15T00:00:00+00:00", "x1": "2025-12-15T00:00:00+00:00", "xref": "x2", "y0": 0, "y1": 1, "yref": "y2 domain"}, {"line": {"color": "green", "dash": "solid", "width": 1}, "type": "line", "x0": "2025-12-15T23:00:00+00:00", "x1": "2025-12-15T23:00:00+00:00", "xref": "x", "y0": 0, "y1": 1, "yref": "y domain"}, {"line": {"color": "green", "dash": "solid", "width": 1}, "type": "line", "x0": "2025-12-15T23:00:00+00:00", "x1": "2025-12-15T23:00:00+00:00", "xref": "x2", "y0": 0, "y1": 1, "yref": "y2 domain"}, {"line": {"color": "red", "dash": "dot", "width": 1}, "type": "line", "x0": "2025-12-16T22:00:00+00:00", "x1": "2025-12-16T22:00:00+00:00", "xref": "x", "y0": 0, "y1": 1, "yref": "y domain"}, {"line": {"color": "red", "dash": "dot", "width": 1}, "type": "line", "x0": "2025-12-16T22:00:00+00:00", "x1": "2025-12-16T22:00:00+00:00", "xref": "x2", "y0": 0, "y1": 1, "yref": "y2 domain"}, {"line": {"color": "blue", "dash": "dot", "width": 1}, "type": "line", "x0": "2025-12-16T00:00:00+00:00", "x1": "2025-12-16T00:00:00+00:00", "xref": "x", "y0": 0, "y1": 1, "yref": "y domain"}, {"line": {"color": "blue", "dash": "dot", "width": 1}, "type": "line", "x0": "2025-12-16T00:00:00+00:00", "x1": "2025-12-16T00:00:00+00:00", "xref": "x2", "y0": 0, "y1": 1, "yref": "y2 domain"}, {"line": {"color": "green", "dash": "solid", "width": 1}, "type": "line", "x0": "2025-12-16T23:00:00+00:00", "x1": "2025-12-16T23:00:00+00:00", "xref": "x", "y0": 0, "y1": 1, "yref": "y domain"}, {"line": {"color": "green", "dash": "solid", "width": 1}, "type": "line", "x0": "2025-12-16T23:00:00+00:00", "x1": "2025-12-16T23:00:00+00:00", "xref": "x2", "y0": 0, "y1": 1, "yref": "y2 domain"}, {"line": {"color": "red", "dash": "dot", "width": 1}, "type": "line", "x0": "2025-12-17T22:00:00+00:00", "x1": "2025-12-17T22:00:00+00:00", "xref": "x", "y0": 0, "y1": 1, "yref": "y domain"}, {"line": {"color": "red", "dash": "dot", "width": 1}, "type": "line", "x0": "2025-12-17T22:00:00+00:00", "x1": "2025-12-17T22:00:00+00:00", "xref": "x2", "y0": 0, "y1": 1, "yref": "y2 domain"}, {"line": {"color": "blue", "dash": "dot", "width": 1}, "type": "line", "x0": "2025-12-17T00:00:00+00:00", "x1": "2025-12-17T00:00:00+00:00", "xref": "x", "y0": 0, "y1": 1, "yref": "y domain"}, {"line": {"color": "blue", "dash": "dot", "width": 1}, "type": "line", "x0": "2025-12-17T00:00:00+00:00", "x1": "2025-12-17T00:00:00+00:00", "xref": "x2", "y0": 0, "y1": 1, "yref": "y2 domain"}, {"line": {"color": "green", "dash": "solid", "width": 1}, "type": "line", "x0": "2025-12-17T23:00:00+00:00", "x1": "2025-12-17T23:00:00+00:00", "xref": "x", "y0": 0, "y1": 1, "yref": "y domain"}, {"line": {"color": "green", "dash": "solid", "width": 1}, "type": "line", "x0": "2025-12-17T23:00:00+00:00", "x1": "2025-12-17T23:00:00+00:00", "xref": "x2", "y0": 0, "y1": 1, "yref": "y2 domain"}, {"line": {"color": "red", "dash": "dot", "width": 1}, "type": "line", "x0": "2025-12-18T22:00:00+00:00", "x1": "2025-12-18T22:00:00+00:00", "xref": "x", "y0": 0, "y1": 1, "yref": "y domain"}, {"line": {"color": "red", "dash": "dot", "width": 1}, "type": "line", "x0": "2025-12-18T22:00:00+00:00", "x1": "2025-12-18T22:00:00+00:00", "xref": "x2", "y0": 0, "y1": 1, "yref": "y2 domain"}, {"line": {"color": "blue", "dash": "dot", "width": 1}, "type": "line", "x0": "2025-12-18T00:00:00+00:00", "x1": "2025-12-18T00:00:00+00:00", "xref": "x", "y0": 0, "y1": 1, "yref": "y domain"}, {"line": {"color": "blue", "dash": "dot", "width": 1}, "type": "line", "x0": "2025-12-18T00:00:00+00:00", "x1": "2025-12-18T00:00:00+00:00", "xref": "x2", "y0": 0, "y1": 1, "yref": "y2 domain"}, {"line": {"color": "green", "dash": "solid", "width": 1}, "type": "line", "x0": "2025-12-18T23:00:00+00:00", "x1": "2025-12-18T23:00:00+00:00", "xref": "x", "y0": 0, "y1": 1, "yref": "y domain"}, {"line": {"color": "green", "dash": "solid", "width": 1}, "type": "line", "x0": "2025-12-18T23:00:00+00:00", "x1": "2025-12-18T23:00:00+00:00", "xref": "x2", "y0": 0, "y1": 1, "yref": "y2 domain"}, {"line": {"color": "red", "dash": "dot", "width": 1}, "type": "line", "x0": "2025-12-19T22:00:00+00:00", "x1": "2025-12-19T22:00:00+00:00", "xref": "x", "y0": 0, "y1": 1, "yref": "y domain"}, {"line": {"color": "red", "dash": "dot", "width": 1}, "type": "line", "x0": "2025-12-19T22:00:00+00:00", "x1": "2025-12-19T22:00:00+00:00", "xref": "x2", "y0": 0, "y1": 1, "yref": "y2 domain"}, {"line": {"color": "blue", "dash": "dot", "width": 1}, "type": "line", "x0": "2025-12-21T00:00:00+00:00", "x1": "2025-12-21T00:00:00+00:00", "xref": "x", "y0": 0, "y1": 1, "yref": "y domain"}, {"line": {"color": "blue", "dash": "dot", "width": 1}, "type": "line", "x0": "2025-12-21T00:00:00+00:00", "x1": "2025-12-21T00:00:00+00:00", "xref": "x2", "y0": 0, "y1": 1, "yref": "y2 domain"}, {"line": {"color": "green", "dash": "solid", "width": 1}, "type": "line", "x0": "2025-12-21T23:00:00+00:00", "x1": "2025-12-21T23:00:00+00:00", "xref": "x", "y0": 0, "y1": 1, "yref": "y domain"}, {"line": {"color": "green", "dash": "solid", "width": 1}, "type": "line", "x0": "2025-12-21T23:00:00+00:00", "x1": "2025-12-21T23:00:00+00:00", "xref": "x2", "y0": 0, "y1": 1, "yref": "y2 domain"}, {"line": {"color": "red", "dash": "dot", "width": 1}, "type": "line", "x0": "2025-12-22T22:00:00+00:00", "x1": "2025-12-22T22:00:00+00:00", "xref": "x", "y0": 0, "y1": 1, "yref": "y domain"}, {"line": {"color": "red", "dash": "dot", "width": 1}, "type": "line", "x0": "2025-12-22T22:00:00+00:00", "x1": "2025-12-22T22:00:00+00:00", "xref": "x2", "y0": 0, "y1": 1, "yref": "y2 domain"}, {"line": {"color": "blue", "dash": "dot", "width": 1}, "type": "line", "x0": "2025-12-22T00:00:00+00:00", "x1": "2025-12-22T00:00:00+00:00", "xref": "x", "y0": 0, "y1": 1, "yref": "y domain"}, {"line": {"color": "blue", "dash": "dot", "width": 1}, "type": "line", "x0": "2025-12-22T00:00:00+00:00", "x1": "2025-12-22T00:00:00+00:00", "xref": "x2", "y0": 0, "y1": 1, "yref": "y2 domain"}, {"line": {"color": "green", "dash": "solid", "width": 1}, "type": "line", "x0": "2025-12-22T23:00:00+00:00", "x1": "2025-12-22T23:00:00+00:00", "xref": "x", "y0": 0, "y1": 1, "yref": "y domain"}, {"line": {"color": "green", "dash": "solid", "width": 1}, "type": "line", "x0": "2025-12-22T23:00:00+00:00", "x1": "2025-12-22T23:00:00+00:00", "xref": "x2", "y0": 0, "y1": 1, "yref": "y2 domain"}, {"line": {"color": "red", "dash": "dot", "width": 1}, "type": "line", "x0": "2025-12-23T00:15:00+00:00", "x1": "2025-12-23T00:15:00+00:00", "xref": "x", "y0": 0, "y1": 1, "yref": "y domain"}, {"line": {"color": "red", "dash": "dot", "width": 1}, "type": "line", "x0": "2025-12-23T00:15:00+00:00", "x1": "2025-12-23T00:15:00+00:00", "xref": "x2", "y0": 0, "y1": 1, "yref": "y2 domain"}], "showlegend": true, "title": {"text": "XAUUSDc 15 – Trading vs Non-Trading Ranges with POC (Delay: 1 days)"}, "xaxis": {"anchor": "y", "domain": [0, 1], "matches": "x2", "rangeslider": {"visible": false}, "showticklabels": false}, "xaxis2": {"anchor": "y2", "domain": [0, 1]}, "yaxis": {"anchor": "x", "domain": [0.2725, 1]}, "yaxis2": {"anchor": "x2", "domain": [0, 0.2425]}}}
